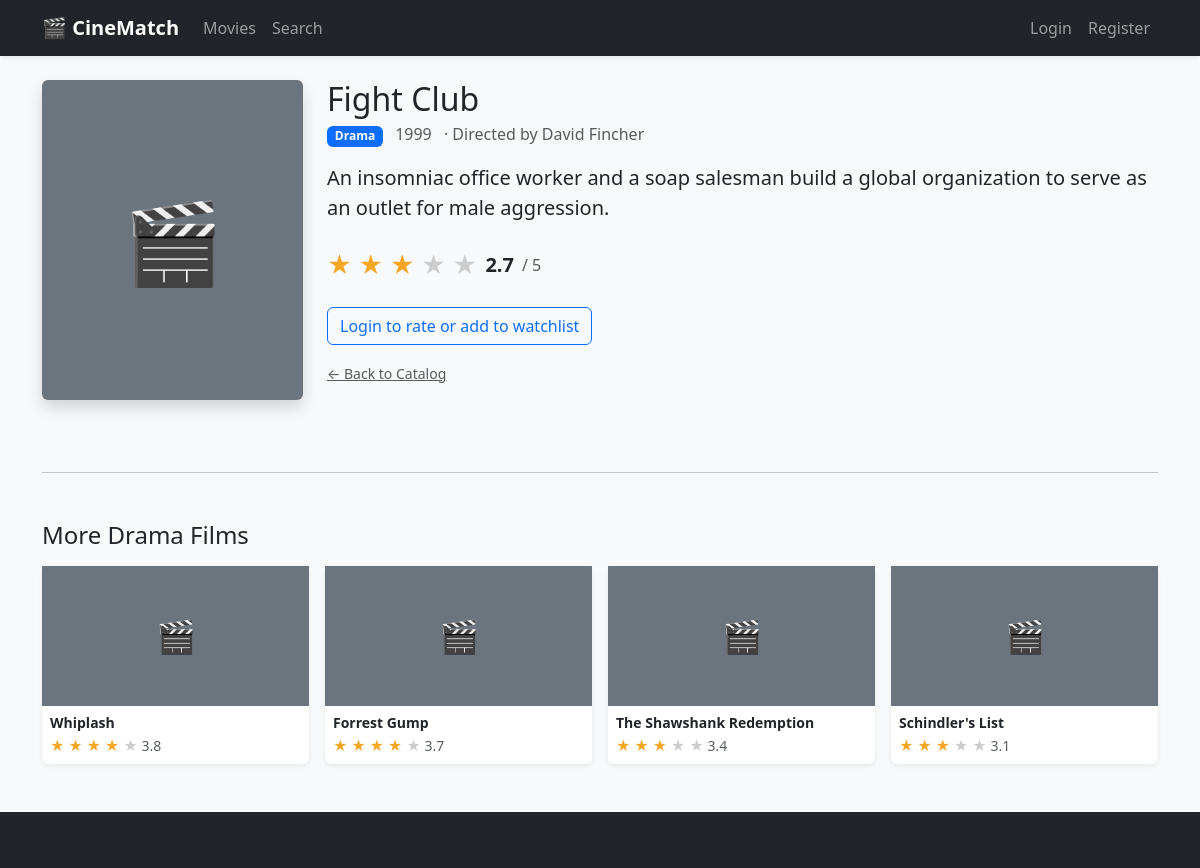
/movies/12, run on the app's committed database.
### app/models.py (models this page shows, shortened)
class Movie(db.Model):
    __tablename__ = 'movies'
    id          = db.Column(db.Integer, primary_key=True)
    title       = db.Column(db.String(200), nullable=False)
    genre       = db.Column(db.String(100))
    year        = db.Column(db.Integer)
    director    = db.Column(db.String(100))
    description = db.Column(db.Text)
    poster_url  = db.Column(db.String(300))
    avg_rating  = db.Column(db.Float, default=0.0)
    ratings         = db.relationship('Rating', backref='movie', lazy=True)
    watchlist_items = db.relationship('Watchlist', backref='movie', lazy=True)
    recommendations = db.relationship('Recommendation', backref='movie', lazy=True)

### app/routes/movies.py (the view)
@movies_bp.route('/<int:id>')
def detail(id):
    movie = Movie.query.get_or_404(id)
    user_rating  = None
    in_watchlist = False
    if current_user.is_authenticated:
        user_rating  = Rating.query.filter_by(user_id=current_user.id, movie_id=id).first()
        in_watchlist = Watchlist.query.filter_by(user_id=current_user.id, movie_id=id).first() is not None
        log_event(current_user.id, 'user.clicked', {'movie_id': id})
    similar = (Movie.query
               .filter(Movie.genre == movie.genre, Movie.id != id)
               .order_by(Movie.avg_rating.desc())
               .limit(4)
               .all())
    return render_template('movies/detail.html',
                           movie=movie,
                           user_rating=user_rating,
                           in_watchlist=in_watchlist,
                           similar=similar)

### app/templates/movies/detail.html (shortened to what this page needs)
{% extends 'base.html' %}
{% block content %}
<div class="row">
    <div class="col-md-3 mb-4">
        {% if movie.poster_url %}
        <img src="{{ movie.poster_url }}" class="img-fluid rounded shadow" alt="{{ movie.title }}">
        {% else %}
        <div class="bg-secondary text-white rounded d-flex align-items-center justify-content-center shadow"
             style="height:320px;font-size:5rem;">&#127916;</div>
        {% endif %}
    </div>
    <div class="col-md-9">
        <h2 class="mb-1">{{ movie.title }}</h2>
        <div class="mb-3">
            <span class="badge bg-primary me-2">{{ movie.genre }}</span>
            <span class="text-muted">{{ movie.year }}</span>
            {% if movie.director %}
            <span class="text-muted ms-2">&#183; Directed by {{ movie.director }}</span>
            {% endif %}
        </div>
        {% if movie.description %}
        <p class="lead mb-4">{{ movie.description }}</p>
        {% endif %}
        <div class="mb-4 d-flex align-items-center gap-2">
            <span style="font-size:1.5rem;">
                {% for i in range(1, 6) %}
                    {% if movie.avg_rating and movie.avg_rating >= i - 0.5 %}
                    <span class="star-on">&#9733;</span>
                    {% else %}
                    <span class="star-off">&#9733;</span>
                    {% endif %}
                {% endfor %}
            </span>
            <span class="fs-5 fw-bold" id="avgRating">
                {% if movie.avg_rating %}{{ '%.1f'|format(movie.avg_rating) }}{% else %}—{% endif %}
            </span>
            <span class="text-muted">/ 5</span>
        </div>
        {% if current_user.is_authenticated %}
        <div class="mb-3">
            <p class="fw-semibold mb-2">Your rating:</p>
            <div id="starWidget" class="d-flex gap-1 mb-1">
                {% for i in range(1, 6) %}
                <span class="star fs-2" data-score="{{ i }}"
                      style="cursor:pointer;color:{% if user_rating and user_rating.score >= i %}#f5a623{% else %}#ccc{% endif %};"
                      onmouseover="hoverStars({{ i }})"
                      onmouseout="resetStars()"
                      onclick="submitRating({{ i }})">&#9733;</span>
                {% endfor %}
            </div>
            <small class="text-muted" id="ratingHint">
                {% if user_rating %}Your current rating: {{ user_rating.score }}/5{% else %}Click a star to rate{% endif %}
            </small>
        </div>
        <div id="recUpdateMsg" class="alert alert-info alert-dismissible d-none mb-3" role="alert">
            &#9200; Recommendations are being updated...
            <button type="button" class="btn-close" data-bs-dismiss="alert"></button>
        </div>
        <button id="watchlistBtn"
                class="btn {% if in_watchlist %}btn-success{% else %}btn-outline-success{% endif %}"
                onclick="toggleWatchlist()">
            {% if in_watchlist %}&#10003; In Watchlist{% else %}+ Add to Watchlist{% endif %}
        </button>
        {% else %}
        <a href="{{ url_for('auth.login') }}" class="btn btn-outline-primary">
            Login to rate or add to watchlist
        </a>
        {% endif %}
        <div class="mt-3">
            <a href="{{ url_for('movies.catalog') }}" class="text-muted small">&larr; Back to Catalog</a>
        </div>
    </div>
</div>
{% if similar %}
<hr class="my-5">
<section>
    <h4 class="mb-3">More {{ movie.genre }} Films</h4>
    <div class="row row-cols-2 row-cols-sm-4 g-3">
        {% for m in similar %}
        <div class="col">
            <a href="{{ url_for('movies.detail', id=m.id) }}" class="text-decoration-none text-dark">
                <div class="card h-100 shadow-sm border-0 rec-card">
                    {% if m.poster_url %}
                    <img src="{{ m.poster_url }}" class="card-img-top" alt="{{ m.title }}"
                         style="height:140px;object-fit:cover;">
                    {% else %}
                    <div class="d-flex align-items-center justify-content-center bg-secondary text-white"
                         style="height:140px;font-size:2rem;">&#127916;</div>
                    {% endif %}
                    <div class="card-body p-2">
                        <p class="small fw-semibold mb-1 lh-sm">{{ m.title }}</p>
                        <div class="small">
                            {% for i in range(1, 6) %}
                                {% if m.avg_rating and m.avg_rating >= i - 0.5 %}
                                <span class="star-on">&#9733;</span>
                                {% else %}
                                <span class="star-off">&#9733;</span>
                                {% endif %}
                            {% endfor %}
                            {% if m.avg_rating %}
                            <span class="text-muted">{{ '%.1f'|format(m.avg_rating) }}</span>
                            {% endif %}
                        </div>
                    </div>
                </div>
            </a>
        </div>
        {% endfor %}
    </div>
</section>
{% endif %}
{% endblock %}

### app/templates/base.html (style rules this page uses)
body { background: #f8f9fa; }
.star-on { color: #f5a623; }
.star-off { color: #ccc; }

### data on the page
Movie: title "Fight Club", genre "Drama", year "1999", director "David Fincher", description "An insomniac office worker and a soap salesman build a global organization to serve as an outlet for male aggression.", avg_rating "2.7"
Movie: title "Whiplash", avg_rating "3.8"
Movie: title "Forrest Gump", avg_rating "3.7"
Movie: title "The Shawshank Redemption", avg_rating "3.4"
Movie: title "Schindler's List", avg_rating "3.1"
